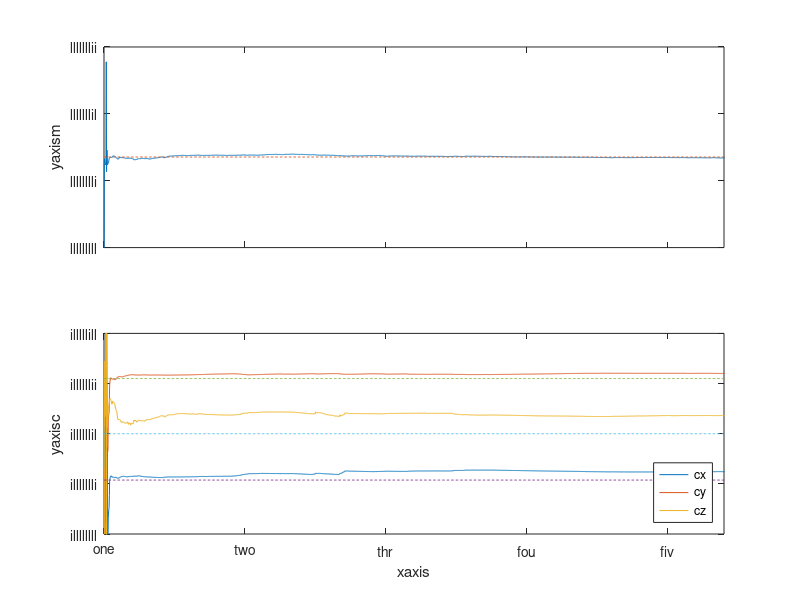
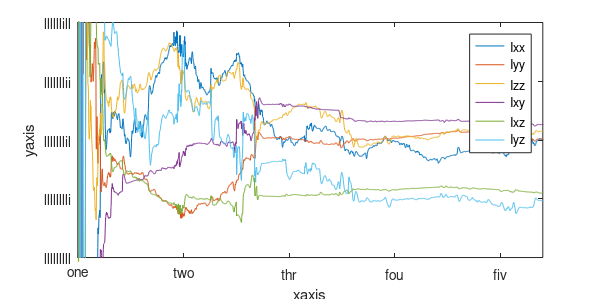
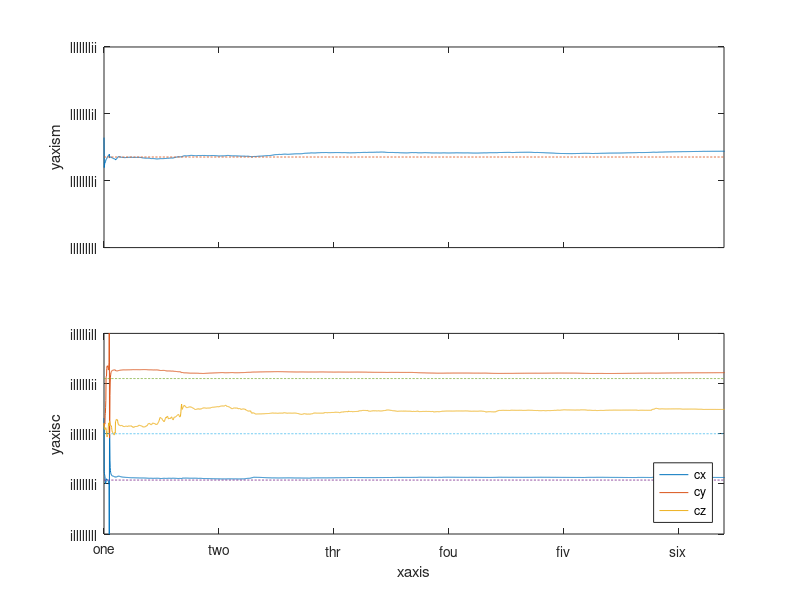
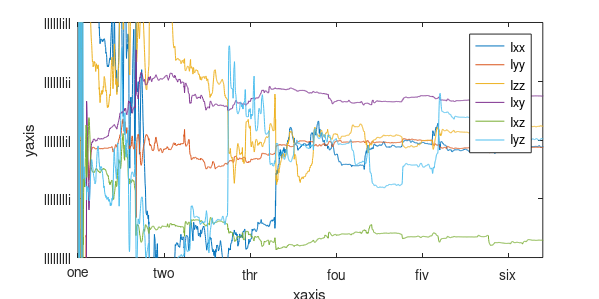

Write the MATLAB code that produced these figures, in order.
%% initialization
Ts = 0.01;
c = [-0.185 0.22 0]';
m = 4.3545;

startRobot = 2683;
stopRobot = 4963;
lengthRobot = stopRobot - startRobot + 1;
startHuman = 3822;
stopHuman = 6592;
lengthHuman = stopHuman - startHuman + 1;

close all;
estimationRobot = load('multiple_grasping_points_robot/estimation.dat');
estimationHuman = load('multiple_grasping_points_human/estimation.dat');

%% robot
%Mass Com

figure;
t = Ts*(0:(stopRobot - startRobot));
subplot(2, 1, 1);
hold on;
plot(t, estimationRobot(startRobot:stopRobot, 1));
plot(t, ones(lengthRobot, 1)*m, '--');
hold off;
ylim([3 6]);
xlim([0 22]);
ylabel('yaxism')
set(gca,'YTick',3:1:6)
set(gca,'XTick',0:5:22)
set(gca,'XTickLabel',{})
set(gca,'YTickLabel',{'lllllllll','lllllllli','lllllllil','lllllllii'})
box on
subplot(2, 1, 2);
hold on;
plot(t, estimationRobot(startRobot:stopRobot, 2:4)/m);
plot(t, bsxfun(@times, ones(3, lengthRobot), c), '--');
hold off;
ylim([-0.4 0.4]);
xlim([0 22]);
xlabel('xaxis')
ylabel('yaxisc')
set(gca,'YTick',-0.4:0.2:0.4)
set(gca,'YTickLabel',{'illllllll','illllllli','illllllil','illllllii','illlllill'})
set(gca,'XTick',0:5:22)
set(gca,'XTickLabel',{'one','two','thr','fou','fiv'})
legend('cx', 'cy', 'cz', 'Location', 'southeast');
box on
print(gcf,'../figures/multiple_grasping_points_robot_mass_and_cog','-depsc' );

%Inertias
figure;
hold on;
plot(t, estimationRobot(startRobot:stopRobot, 5:10));
hold off;
ylim([-0.1 0.1]);
xlim([0 22]);
xlabel('xaxis')
ylabel('yaxis')
set(gca,'YTick',-0.1:0.05:0.1)
set(gca,'YTickLabel',{'lllllllll','lllllllli','lllllllil','lllllllii','llllllill'})
set(gca,'XTick',0:5:22)
set(gca,'XTickLabel',{'one','two','thr','fou','fiv','six'})
legend('Ixx', 'Iyy', 'Izz', 'Ixy', 'Ixz', 'Iyz');
set(gcf,'Position',[400 100 600 300])
set(gcf, 'PaperPositionMode', 'auto');
box on
print(gcf,'../figures/multiple_grasping_points_robot_inertias','-depsc' );

%% human

% Mass Com
figure;
t = Ts*(0:(stopHuman - startHuman));
subplot(2, 1, 1);
hold on;
plot(t, estimationHuman(startHuman:stopHuman, 1));
plot(t, ones(lengthHuman, 1)*m, '--');
hold off;
ylim([3 6]);
xlim([0 27]);
ylabel('yaxism')
set(gca,'YTick',3:1:6)
set(gca,'XTick',0:5:22)
set(gca,'XTickLabel',{})
set(gca,'YTickLabel',{'lllllllll','lllllllli','lllllllil','lllllllii'})
box on
subplot(2, 1, 2);
hold on;
plot(t, estimationHuman(startHuman:stopHuman, 2:4)/m);
plot(t, bsxfun(@times, ones(3, lengthHuman), c), '--');
hold off;
ylim([-0.4 0.4]);
xlim([0 27]);
xlabel('xaxis')
ylabel('yaxisc')
set(gca,'YTick',-0.4:0.2:0.4)
set(gca,'YTickLabel',{'illllllll','illllllli','illllllil','illllllii','illlllill'})
set(gca,'XTick',0:5:25)
set(gca,'XTickLabel',{'one','two','thr','fou','fiv','six'})
legend('cx', 'cy', 'cz', 'Location', 'southeast');
box on
print(gcf,'../figures/multiple_grasping_points_human_mass_and_cog','-depsc' );

% Inertia
figure;
hold on;
plot(t, estimationHuman(startHuman:stopHuman, 5:10));
hold off;
ylim([-0.1 0.1]);
xlim([0 27]);
xlabel('xaxis')
ylabel('yaxis')
set(gca,'YTick',-0.1:0.05:0.1)
set(gca,'YTickLabel',{'lllllllll','lllllllli','lllllllil','lllllllii','llllllill'})
set(gca,'XTick',0:5:25)
set(gca,'XTickLabel',{'one','two','thr','fou','fiv','six'})
legend('Ixx', 'Iyy', 'Izz', 'Ixy', 'Ixz', 'Iyz');
set(gcf,'Position',[400 100 600 300])
set(gcf, 'PaperPositionMode', 'auto');
box on
print(gcf,'../figures/multiple_grasping_points_human_inertias','-depsc' );
